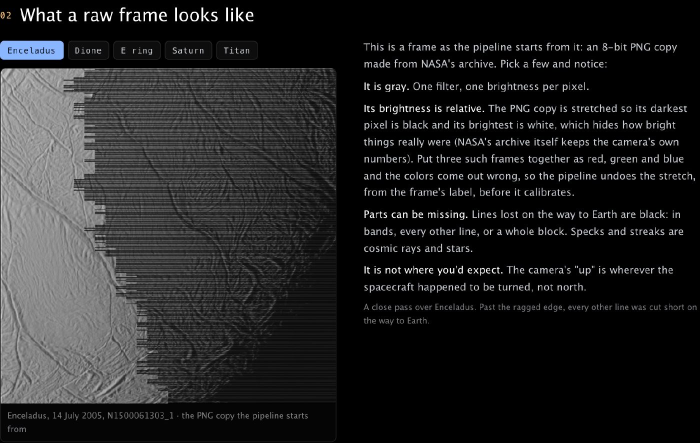
#> input picture evidence/how_page_round2/raw.jpg, 1400 x 886 px (shown at 1/2 size); its folder holds only this picture in this run
$ python -i test_summed_native_match.py   (imports and definitions only)
#> lines starting #> are read from the running program, lines starting #| are printed output that depends on the picture
#> further down, picture is the input picture: shape (886, 1400, 3); mean B, G, R 35.5, 35.1, 34.9
#!/usr/bin/env python3
"""Checks that a 4x4-summed colour set's channel match, which snaps to whole camera pixels on the frames enlarged by
repeating pixels, is refined at the frames' own size (color_image.refine_summed): python web/frames/test_summed_native_match.py"""
import os
import sys

import cv2
import numpy as np

HERE = os.path.dirname(os.path.abspath(__file__))
sys.path.insert(0, HERE)
sys.path.insert(0, os.path.dirname(os.path.dirname(HERE)))
import color_image as ci  # noqa: E402
import image_correction as ic  # noqa: E402


class Lbl:
    def __init__(self, lines):
        self.info = {"LINES": lines}


# [9 lines left out: function scene, not called in this run]


def summed(im):
    small = cv2.resize(im, (256, 256), interpolation=cv2.INTER_AREA)
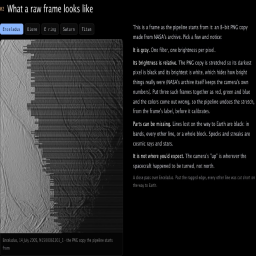
#> small: shape (256, 256, 3); mean B, G, R 35.5, 35.1, 34.9
    big = cv2.resize(small, (1024, 1024), interpolation=cv2.INTER_AREA)   # as label.resize_image: repeated pixels
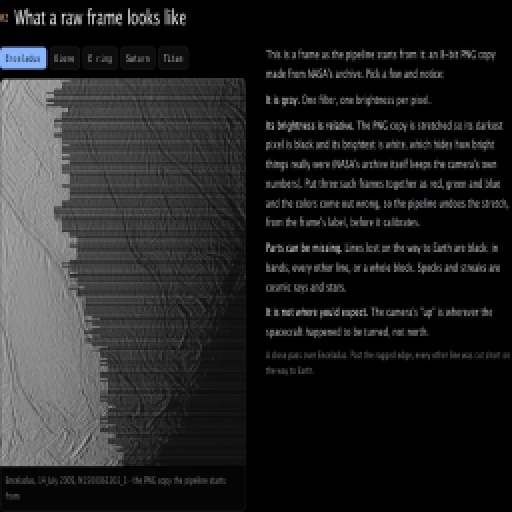
#> big: shape (1024, 1024, 3) (shown at 1/2 size); mean B, G, R 35.5, 35.1, 34.9
#> (the run stopped early here; a loop or call above may not have finished)

$ run again, on evidence/how_page_round2/color.jpg
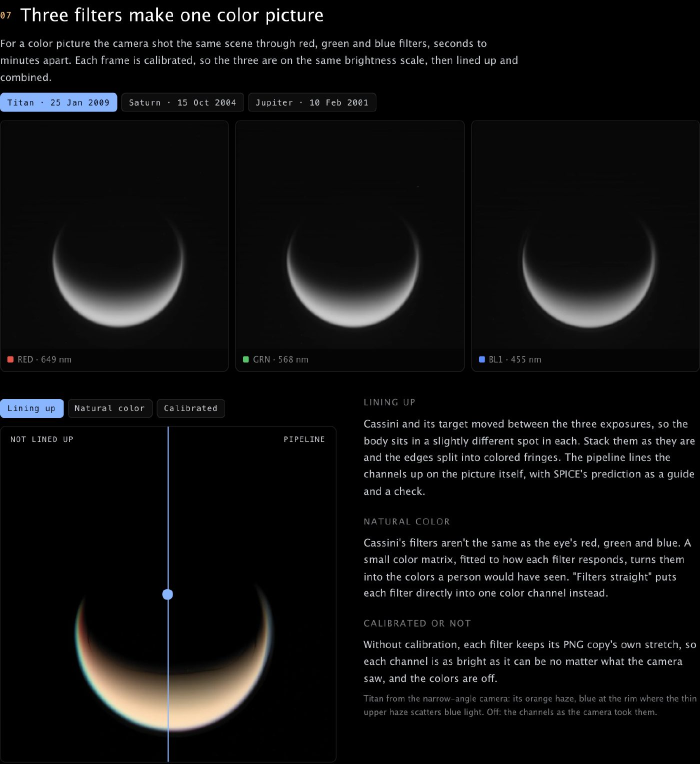
#> input picture evidence/how_page_round2/color.jpg, 1400 x 1527 px (shown at 1/2 size)
#> picture is the input picture: shape (1527, 1400, 3); mean B, G, R 14.6, 14.4, 14.4
#> in summed, `small = cv2.resize(im, (256, 256), interpolation=cv2.INTER_AREA)`:
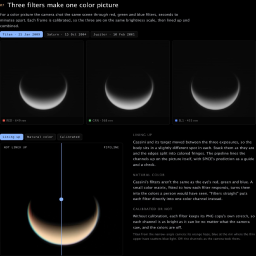
#> small: shape (256, 256, 3); mean B, G, R 14.6, 14.4, 14.4
#> in summed, `big = cv2.resize(small, (1024, 1024), interpolation=cv2.INTER_AREA)`:
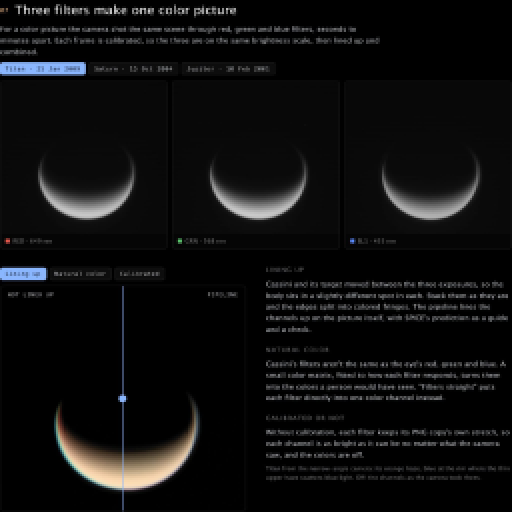
#> big: shape (1024, 1024, 3) (shown at 1/2 size); mean B, G, R 14.6, 14.4, 14.4

$ run again, on evidence/how_page_round2/source.jpg
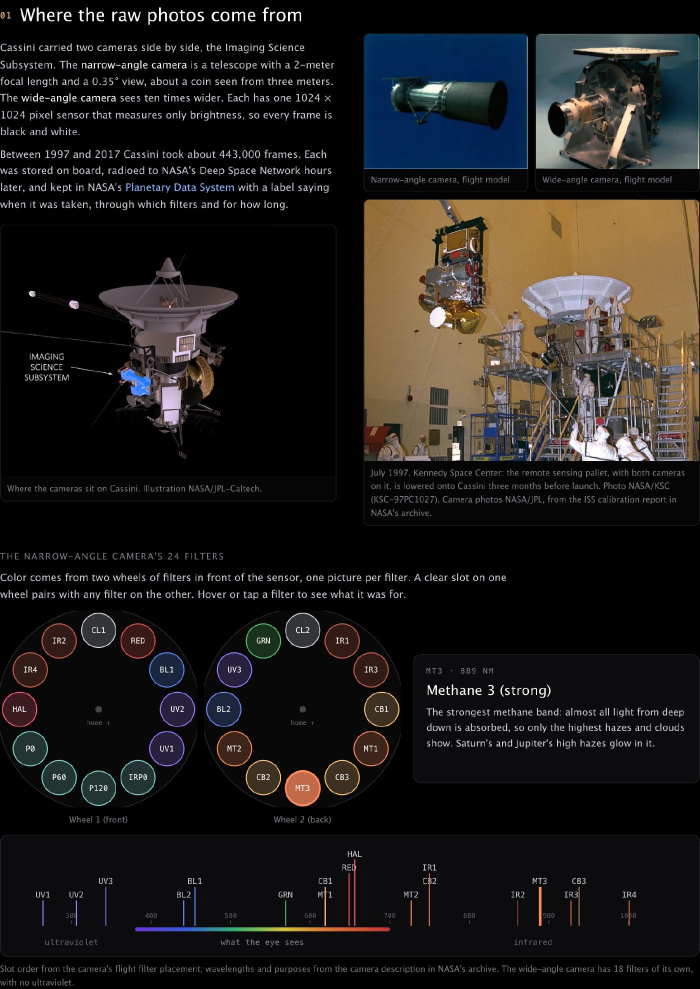
#> input picture evidence/how_page_round2/source.jpg, 1400 x 1978 px (shown at 1/2 size)
#> picture is the input picture: shape (1978, 1400, 3); mean B, G, R 27.2, 28.9, 31.2
#> in summed, `small = cv2.resize(im, (256, 256), interpolation=cv2.INTER_AREA)`:
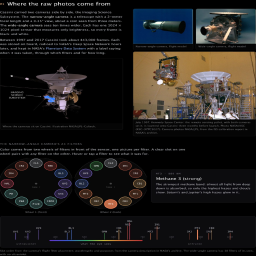
#> small: shape (256, 256, 3); mean B, G, R 27.2, 28.9, 31.2
#> in summed, `big = cv2.resize(small, (1024, 1024), interpolation=cv2.INTER_AREA)`:
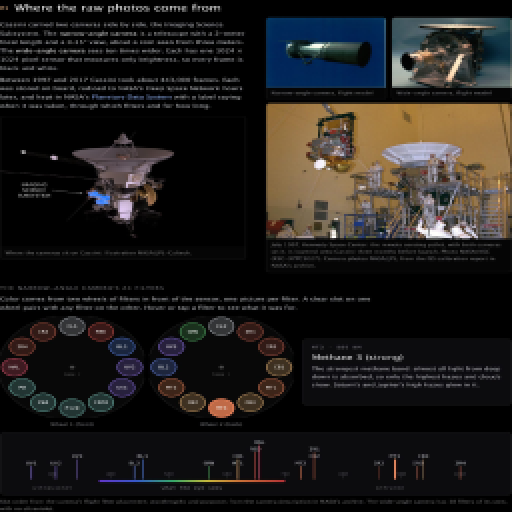
#> big: shape (1024, 1024, 3) (shown at 1/2 size); mean B, G, R 27.2, 28.9, 31.2
